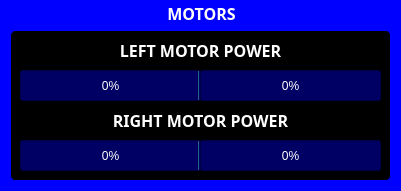
   <widget class="QGroupBox" name="MOTORS">
    <property name="geometry">
     <rect>
      <x>440</x>
      <y>520</y>
      <width>401</width>
      <height>191</height>
     </rect>
    </property>
    <property name="font">
     <font>
      <family>Rubik</family>
      <pointsize>12</pointsize>
      <italic>false</italic>
      <bold>true</bold>
     </font>
    </property>
    <property name="styleSheet">
     <string notr="true">QGroupBox {
    border: 1px solid gray;
    border-color: blue;
    border-radius: 5px;
	background-color: rgb(0, 0, 255);
	font: 700 12pt &quot;Rubik&quot;;
	color: rgb(255, 255, 255);
}</string>
    </property>
    <property name="title">
     <string>MOTORS</string>
    </property>
    <property name="alignment">
     <set>Qt::AlignCenter</set>
    </property>
    <property name="flat">
     <bool>false</bool>
    </property>
    <widget class="QGroupBox" name="DATA_2">
     <property name="geometry">
      <rect>
       <x>10</x>
       <y>30</y>
       <width>381</width>
       <height>151</height>
      </rect>
     </property>
     <property name="font">
      <font>
       <family>Rubik</family>
       <pointsize>12</pointsize>
       <italic>false</italic>
       <bold>true</bold>
      </font>
     </property>
     <property name="styleSheet">
      <string notr="true">background-color: rgb(0, 0, 0);
color: rgb(255, 255, 255);
font: 700 12pt &quot;Rubik&quot;;</string>
     </property>
     <property name="title">
      <string/>
     </property>
     <property name="alignment">
      <set>Qt::AlignCenter</set>
     </property>
     <widget class="QLabel" name="LM_Label">
      <property name="geometry">
       <rect>
        <x>10</x>
        <y>10</y>
        <width>361</width>
        <height>21</height>
       </rect>
      </property>
      <property name="sizePolicy">
       <sizepolicy hsizetype="Preferred" vsizetype="Expanding">
        <horstretch>0</horstretch>
        <verstretch>0</verstretch>
       </sizepolicy>
      </property>
      <property name="font">
       <font>
        <family>Rubik</family>
        <pointsize>12</pointsize>
        <italic>false</italic>
        <bold>true</bold>
       </font>
      </property>
      <property name="layoutDirection">
       <enum>Qt::LeftToRight</enum>
      </property>
      <property name="styleSheet">
       <string notr="true">border: 1px solid gray;
border-color: black;
border-radius: 2px;</string>
      </property>
      <property name="frameShape">
       <enum>QFrame::Box</enum>
      </property>
      <property name="frameShadow">
       <enum>QFrame::Plain</enum>
      </property>
      <property name="lineWidth">
       <number>1</number>
      </property>
      <property name="text">
       <string>LEFT MOTOR POWER</string>
      </property>
      <property name="textFormat">
       <enum>Qt::AutoText</enum>
      </property>
      <property name="alignment">
       <set>Qt::AlignCenter</set>
      </property>
      <property name="wordWrap">
       <bool>false</bool>
      </property>
     </widget>
     <widget class="QLabel" name="RM_Label">
      <property name="geometry">
       <rect>
        <x>10</x>
        <y>80</y>
        <width>361</width>
        <height>21</height>
       </rect>
      </property>
      <property name="sizePolicy">
       <sizepolicy hsizetype="Preferred" vsizetype="Expanding">
        <horstretch>0</horstretch>
        <verstretch>0</verstretch>
       </sizepolicy>
      </property>
      <property name="font">
       <font>
        <family>Rubik</family>
        <pointsize>12</pointsize>
        <italic>false</italic>
        <bold>true</bold>
       </font>
      </property>
      <property name="layoutDirection">
       <enum>Qt::LeftToRight</enum>
      </property>
      <property name="styleSheet">
       <string notr="true">border: 1px solid gray;
border-color: black;
border-radius: 2px;</string>
      </property>
      <property name="frameShape">
       <enum>QFrame::Box</enum>
      </property>
      <property name="frameShadow">
       <enum>QFrame::Plain</enum>
      </property>
      <property name="lineWidth">
       <number>1</number>
      </property>
      <property name="text">
       <string>RIGHT MOTOR POWER</string>
      </property>
      <property name="textFormat">
       <enum>Qt::AutoText</enum>
      </property>
      <property name="alignment">
       <set>Qt::AlignCenter</set>
      </property>
      <property name="wordWrap">
       <bool>false</bool>
      </property>
     </widget>
     <widget class="QProgressBar" name="LMPOW_POS">
      <property name="geometry">
       <rect>
        <x>190</x>
        <y>40</y>
        <width>181</width>
        <height>31</height>
       </rect>
      </property>
      <property name="styleSheet">
       <string notr="true">background-color: rgb(0, 0, 100);</string>
      </property>
      <property name="minimum">
       <number>0</number>
      </property>
      <property name="value">
       <number>0</number>
      </property>
      <property name="textVisible">
       <bool>true</bool>
      </property>
      <property name="orientation">
       <enum>Qt::Horizontal</enum>
      </property>
      <property name="invertedAppearance">
       <bool>false</bool>
      </property>
      <property name="textDirection">
       <enum>QProgressBar::TopToBottom</enum>
      </property>
      <property name="format">
       <string>%p%</string>
      </property>
     </widget>
     <widget class="QProgressBar" name="RMPOW_POS">
      <property name="geometry">
       <rect>
        <x>190</x>
        <y>110</y>
        <width>181</width>
        <height>31</height>
       </rect>
      </property>
      <property name="styleSheet">
       <string notr="true">background-color: rgb(0, 0, 100);</string>
      </property>
      <property name="minimum">
       <number>0</number>
      </property>
      <property name="value">
       <number>0</number>
      </property>
      <property name="textVisible">
       <bool>true</bool>
      </property>
      <property name="orientation">
       <enum>Qt::Horizontal</enum>
      </property>
      <property name="invertedAppearance">
       <bool>false</bool>
      </property>
      <property name="textDirection">
       <enum>QProgressBar::TopToBottom</enum>
      </property>
      <property name="format">
       <string>%p%</string>
      </property>
     </widget>
     <widget class="QProgressBar" name="LMPOW_NEG">
      <property name="geometry">
       <rect>
        <x>10</x>
        <y>40</y>
        <width>181</width>
        <height>31</height>
       </rect>
      </property>
      <property name="layoutDirection">
       <enum>Qt::RightToLeft</enum>
      </property>
      <property name="styleSheet">
       <string notr="true">background-color: rgb(0, 0, 100);</string>
      </property>
      <property name="minimum">
       <number>0</number>
      </property>
      <property name="value">
       <number>0</number>
      </property>
      <property name="textVisible">
       <bool>true</bool>
      </property>
      <property name="orientation">
       <enum>Qt::Horizontal</enum>
      </property>
      <property name="invertedAppearance">
       <bool>false</bool>
      </property>
      <property name="textDirection">
       <enum>QProgressBar::TopToBottom</enum>
      </property>
      <property name="format">
       <string>%p%</string>
      </property>
     </widget>
     <widget class="QProgressBar" name="RMPOW_NEG">
      <property name="geometry">
       <rect>
        <x>10</x>
        <y>110</y>
        <width>181</width>
        <height>31</height>
       </rect>
      </property>
      <property name="layoutDirection">
       <enum>Qt::RightToLeft</enum>
      </property>
      <property name="styleSheet">
       <string notr="true">background-color: rgb(0, 0, 100);</string>
      </property>
      <property name="minimum">
       <number>0</number>
      </property>
      <property name="value">
       <number>0</number>
      </property>
      <property name="textVisible">
       <bool>true</bool>
      </property>
      <property name="orientation">
       <enum>Qt::Horizontal</enum>
      </property>
      <property name="invertedAppearance">
       <bool>false</bool>
      </property>
      <property name="textDirection">
       <enum>QProgressBar::TopToBottom</enum>
      </property>
      <property name="format">
       <string>%p%</string>
      </property>
     </widget>
    </widget>
   </widget>
